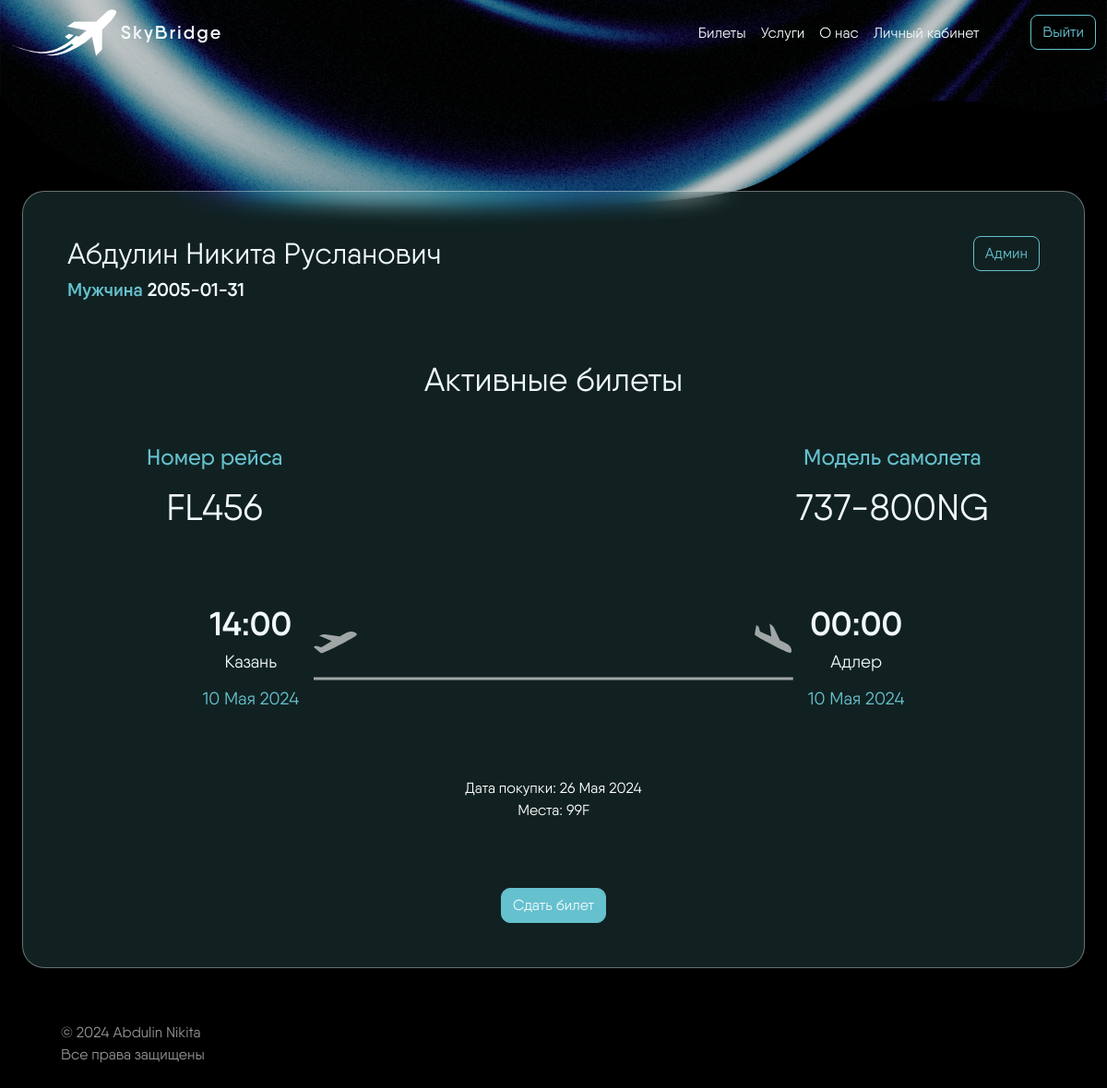
The app's page /account.php (signed in) with its own data.
### tables this page shows
CREATE TABLE `users` (
  `id` int(11) NOT NULL,
  `name` varchar(100) DEFAULT NULL,
  `email` varchar(100) DEFAULT NULL,
  `birthday` date DEFAULT NULL,
  `gender` enum('Мужчина','Женщина') DEFAULT NULL,
  `password` varchar(255) DEFAULT NULL,
  `role` int(11) NOT NULL DEFAULT 1
);

CREATE TABLE `flights` (
  `id` int(11) NOT NULL,
  `flight_number` varchar(50) NOT NULL,
  `origin` varchar(100) NOT NULL,
  `destination` varchar(100) NOT NULL,
  `departure_time` time NOT NULL,
  `arrival_time` time NOT NULL,
  `flight_duration` time NOT NULL,
  `departure_airport_code` varchar(10) NOT NULL,
  `arrival_airport_code` varchar(10) NOT NULL,
  `base_price` int(11) DEFAULT NULL,
  `baggage` int(11) DEFAULT NULL,
  `aircraft_model` varchar(50) DEFAULT NULL
);

### account.php (the view, shortened to what this page needs)
<?php
include ('includes/connect.php');
$user_id = $_SESSION['uid'];
$user_query = "SELECT * FROM users WHERE id = '$user_id'";
$user_result = $conn->query($user_query);
$user = $user_result->fetch(PDO::FETCH_ASSOC);
$role = $user['role'];
$active_tickets_text = '';
if ($role == 1 || $role == 2) {
    $active_tickets_text = 'Активные билеты';
} elseif ($role == 0) {
    $active_tickets_text = 'Вы заблокированы';
}
$tickets_query = "SELECT * FROM tickets WHERE user_id = '$user_id'";
$tickets_result = $conn->query($tickets_query);
$tickets = $tickets_result->fetchAll(PDO::FETCH_ASSOC);
$flights_info = array();
foreach ($tickets as $ticket) {
    $flight_query = "SELECT * FROM flights WHERE id = '{$ticket['flight_id']}'";
    $flight_result = $conn->query($flight_query);
    $flight_info = $flight_result->fetch(PDO::FETCH_ASSOC);
    if ($flight_info) {
        $departure_time = (new DateTime($flight_info['departure_time']))->format('H:i');
        $arrival_time = (new DateTime($flight_info['arrival_time']))->format('H:i');
        $flight_date = new DateTime($ticket['flight_date']);
        $purchase_date = new DateTime($ticket['purchase_date']);
        $months = [
            1 => 'Января',
            2 => 'Февраля',
            3 => 'Марта',
            4 => 'Апреля',
            5 => 'Мая',
            6 => 'Июня',
            7 => 'Июля',
            8 => 'Августа',
            9 => 'Сентября',
            10 => 'Октября',
            11 => 'Ноября',
            12 => 'Декабря',
        ];
        $flight_month = $months[$flight_date->format('n')];
        $purchase_month = $months[$purchase_date->format('n')];
        $formatted_flight_date = $flight_date->format('d ') . $flight_month . $flight_date->format(' Y');
        $formatted_purchase_date = $purchase_date->format('d ') . $purchase_month . $purchase_date->format(' Y');
        $flights_info[] = array(
            'number' => $flight_info['flight_number'],
            'model' => $flight_info['aircraft_model'],
            'departure' => $departure_time,
            'arrival' => $arrival_time,
            'from' => $flight_info['origin'],
            'to' => $flight_info['destination'],
            'date' => $formatted_flight_date,
            'purchase' => $formatted_purchase_date,
            'seats' => explode(',', $ticket['seat_numbers']),
            'ticket_id' => $ticket['id']
        );
    }
}
?>
<!doctype html>
<html lang="ru">
<head>
    <link href="https://cdn.jsdelivr.net/npm/bootstrap@5.3.3/dist/css/bootstrap.min.css" rel="stylesheet" />
    <link rel="stylesheet" href="assets/fonts/stylesheet.css" />
    <link rel="stylesheet" href="assets/style/main.css" />
    <link rel="stylesheet" href="https://cdn.jsdelivr.net/npm/@docsearch/css@3" />
    <link rel="stylesheet" href="assets/style/settings.css" />
    <link rel="stylesheet" href="assets/style/purchase.css" />
</head>
<body>
    <?php include ('includes/header.php'); ?>
    <section class="account container-xxl">
        <div class="account-bg m-4 p-5">
            <div class="account-name row">
                <div class="col account-exit-2">
                    <h3><?php echo htmlspecialchars($user['name']); ?></h3>
                    <p><span><?php echo htmlspecialchars($user['gender']); ?></span>
                        <?php echo htmlspecialchars($user['birthday']); ?> </p>
                </div>
                <div class="col text-end account-exit-3 b-block">
                    <?php if ($role == 2): ?>
                        <a href="A1D2M3I4N5.php"> <button type="button" class="btn btn-outline-header">Админ</button></a>
                    <?php endif; ?>
                </div>
            </div>
            <h2 class="text-center my-5"><?php echo htmlspecialchars($active_tickets_text); ?></h2>
            <?php if ($active_tickets_text == 'Активные билеты'): ?>
                <?php foreach ($flights_info as $flight_info): ?>
                    <div class="account-ticket row d-flex flex-column  flex-sm-row gap-4">
                        <div class="col text-center d-none d-md-block">
                            <p>Номер рейса</p>
                            <h3><?php echo htmlspecialchars($flight_info['number']); ?></h3>
                        </div>
                        <div class="col"></div>
                        <div class="col text-center">
                            <p>Модель самолета</p>
                            <h3><?php echo htmlspecialchars($flight_info['model']); ?></h3>
                        </div>
                        <div class="col-12 d-flex flex-column flex-xl-row
                        justify-content-center my-5">
                            <div class="ticket-info d-flex flex-column flex-md-row justify-content-center gap-5 gap-md-3">
                                <div class="info-item text-center">
                                    <h3><?php echo htmlspecialchars($flight_info['departure']); ?></h3>
                                    <p><?php echo htmlspecialchars($flight_info['from']); ?></p>
                                    <span><?php echo htmlspecialchars($flight_info['date']); ?></span>
                                </div>
                                <div class="info-item mt-3 d-none d-md-block">
                                    <img src="assets/image/tickets.svg" class="info-image" alt="Ticket">
                                </div>
                                <div class="info-item text-center">
                                    <h3><?php echo htmlspecialchars($flight_info['arrival']); ?></h3>
                                    <p><?php echo htmlspecialchars($flight_info['to']); ?></p>
                                    <span><?php echo htmlspecialchars($flight_info['date']); ?></span>
                                </div>
                            </div>
                        </div>
                        <div class="text-center date-purchase">
                            <span>Дата покупки: <?php echo htmlspecialchars($flight_info['purchase']); ?></span> <br>
                            <span>Места: <?php echo htmlspecialchars(implode(', ', $flight_info['seats'])); ?></span>
                        </div>
                        <div class="col-12 text-center mt-5">
                            <form action="account.php" method="POST"
                                onsubmit="return confirm('Вы уверены, что хотите сдать билет?');">
                                <button type="submit" class="btn btn-header">Сдать билет</button>
                            </form>
                        </div>
                    </div>
                <?php endforeach; ?>
            <?php endif; ?>
        </div>
    </section>
    <footer class="container">
        <a href="#">
            <p class="m-4">© 2024 Abdulin Nikita <br>
                Все права защищены</p>
        </a>
    </footer>
</body>
</html>

### assets/style/main.css (style rules this page uses)
* { margin: 0; padding: 0; scroll-behavior: smooth; text-decoration: none; box-sizing: border-box; }
:root { --blue: rgb(101, 193, 206); --white: rgb(241, 249, 251); --section: 112px 0 0 0; }
body { font-family: 'Qanelas'; background: black; }
.btn-header { background-color: var(--blue); color: var(--white); border-radius: 10px; }
a { color: rgb(101, 193, 206); }
.btn-outline-header { border: 1px solid var(--blue); color: var(--blue); border-radius: 8px; }
.btn { --bs-btn-border-color: var(--blue); }
footer { padding: 10px 0 0 0; }
footer a { color: #ffffff94; text-decoration: none; }
.account { padding: var(--section); }
.account-bg { border-radius: 24px; border: 1px solid #ffffff5d; box-shadow: 0px 10px 20px 0px rgba(0, 0, 0, 0.15); background: rgba(128, 251, 255, 0.13); backdrop-filter: blur(10px); }
.account-name h3 { font-size: 32px; font-weight: 400; line-height: 38px; color: var(--white); }
.account-name p { font-size: 20px; font-weight: 600; line-height: 24px; color: var(--white); }
.account-name span { color: var(--blue); }
.account-bg h2 { font-size: 36px; font-weight: 400; line-height: 43px; color: var(--white); }
.account-ticket p { font-size: 24px; font-weight: 500; line-height: 29px; color: var(--blue); }
.account-ticket h3 { font-size: 40px; font-weight: 400; line-height: 48px; color: var(--white); }

### assets/style/purchase.css (style rules this page uses)
* { margin: 0; padding: 0; scroll-behavior: smooth; text-decoration: none; box-sizing: border-box; }
:root { --blue: rgb(101, 193, 206); --white: rgb(241, 249, 251); --section: 112px 0 0 0; --bs-form-switch-bg: url('../image/switch.svg'); }
body { font-family: 'Qanelas'; background: black; }
.date-purchase span { color: white; }
.info-item h3 { font-size: 36px; font-weight: 600; line-height: 44px; color: var(--white); }
.info-item p { font-size: 19px; font-weight: 400; line-height: 24px; color: var(--white); }
.info-item span { font-size: 19px; font-weight: 400; line-height: 24px; color: var(--blue); }

### records on screen
users: name "Абдулин Никита Русланович", gender "Мужчина", birthday "2005-01-31", role "Активные билеты"
flights: flight_number "FL456", aircraft_model "737-800NG", departure "14:00", origin "Казань", date "10 Мая 2024", arrival "00:00", destination "Адлер", purchase "26 Мая 2024", seats "99F"
